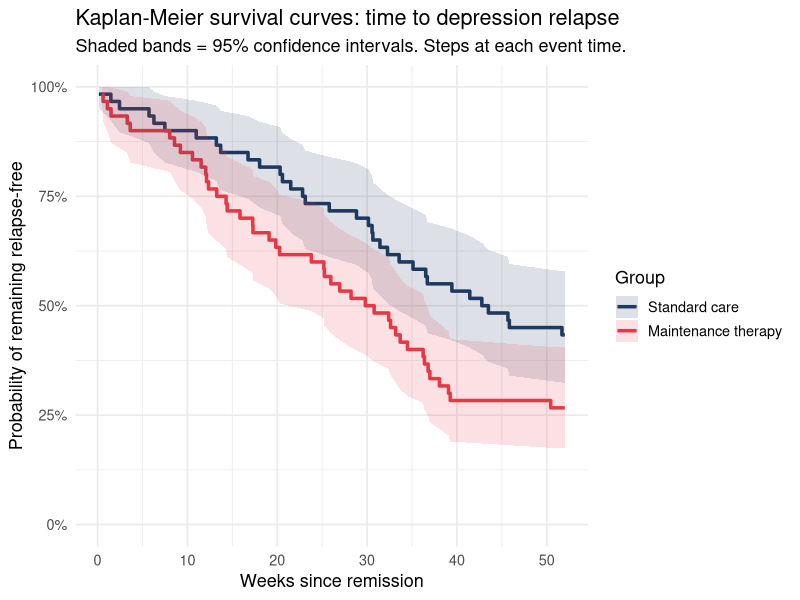
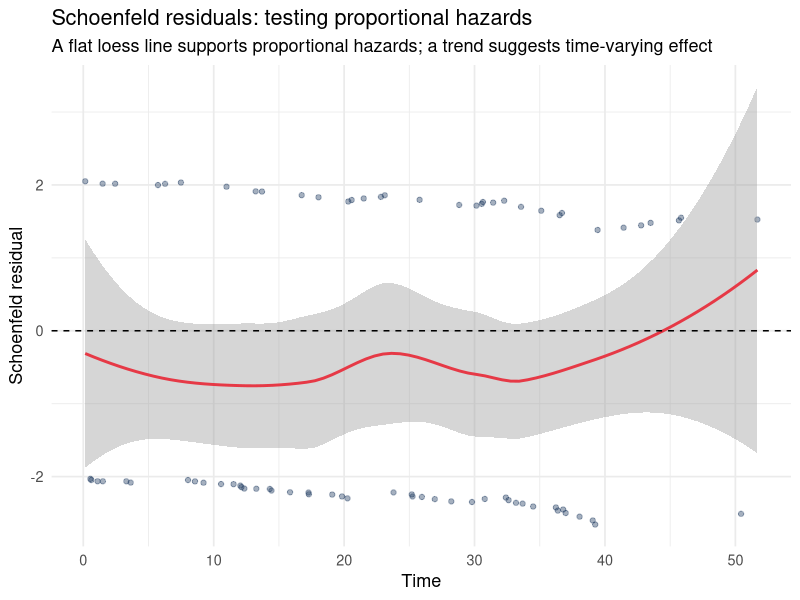

Write R code to recreate these figures, in order.
## ---- chunk 1
library(tidyverse)
library(survival)
library(survminer)
library(broom)
library(patchwork)
set.seed(2024)
## ---- chunk 2
n_patients <- 120
treatment  <- rep(c(0, 1), each = n_patients / 2)

# True relapse times: exponential with treatment-dependent rate
set.seed(2024)
rate_control  <- 0.025  # average relapse ~40 weeks
rate_treatment <- 0.012  # treatment roughly halves the rate

relapse_time <- ifelse(
  treatment == 0,
  rexp(n_patients, rate = rate_control),
  rexp(n_patients, rate = rate_treatment)
)

# Censoring at week 52
follow_up  <- 52
event_time <- pmin(relapse_time, follow_up)
event      <- as.integer(relapse_time <= follow_up)

df_surv <- tibble(
  patient   = 1:n_patients,
  time      = event_time,
  event     = event,
  treatment = factor(treatment, labels = c("Standard care", "Maintenance therapy"))
)

# Quick summary
df_surv |>
  group_by(treatment) |>
  summarise(
    n_events  = sum(event),
    n_censored = sum(1 - event),
    median_time = median(time[event == 1]),
    .groups = "drop"
  ) |>
  knitr::kable(caption = "Event summary by treatment group")
## ---- chunk 3
km_fit <- survfit(
  Surv(time, event) ~ treatment,
  data = df_surv
)

# Base R version for reproducibility
plot_data <- broom::tidy(km_fit)

ggplot(plot_data, aes(x = time, y = estimate, color = strata, fill = strata)) +
  geom_step(linewidth = 1.2) +
  geom_ribbon(aes(ymin = conf.low, ymax = conf.high), alpha = 0.15, color = NA) +
  scale_color_manual(
    values = c("#1e3a5f", "#e63946"),
    labels = c("Standard care", "Maintenance therapy")
  ) +
  scale_fill_manual(
    values = c("#1e3a5f", "#e63946"),
    labels = c("Standard care", "Maintenance therapy")
  ) +
  scale_y_continuous(limits = c(0, 1), labels = scales::percent_format()) +
  labs(
    title    = "Kaplan-Meier survival curves: time to depression relapse",
    subtitle = "Shaded bands = 95% confidence intervals. Steps at each event time.",
    x = "Weeks since remission",
    y = "Probability of remaining relapse-free",
    color = "Group", fill = "Group"
  ) +
  theme_minimal(base_size = 13)
## ---- chunk 4
logrank_test <- survdiff(Surv(time, event) ~ treatment, data = df_surv)
logrank_test
## ---- chunk 5
cox_model <- coxph(
  Surv(time, event) ~ treatment,
  data = df_surv
)

broom::tidy(cox_model, exponentiate = TRUE, conf.int = TRUE) |>
  select(term, estimate, conf.low, conf.high, p.value) |>
  knitr::kable(
    digits = 3,
    caption = "Cox model: hazard ratios. HR < 1 means lower hazard (better prognosis) in treatment group."
  )
## ---- chunk 6
cox_test <- cox.zph(cox_model)
cox_test

# Schoenfeld residual plot
ggplot(
  data.frame(
    time     = cox_test$time,
    residual = cox_test$y[, 1]
  ),
  aes(x = time, y = residual)
) +
  geom_point(alpha = 0.4, color = "#1e3a5f") +
  geom_smooth(method = "loess", color = "#e63946", se = TRUE) +
  geom_hline(yintercept = 0, linetype = "dashed") +
  labs(
    title    = "Schoenfeld residuals: testing proportional hazards",
    subtitle = "A flat loess line supports proportional hazards; a trend suggests time-varying effect",
    x = "Time", y = "Schoenfeld residual"
  ) +
  theme_minimal(base_size = 13)
## ---- chunk 7
n_hospitals  <- 15
n_per_hosp   <- 8  # patients per hospital
n_total      <- n_hospitals * n_per_hosp

hospital     <- rep(1:n_hospitals, each = n_per_hosp)
treatment_h  <- rep(rep(c(0, 1), each = n_per_hosp / 2), n_hospitals)

# Hospital-level frailty (Gamma distributed, mean=1)
hospital_frailty <- rgamma(n_hospitals, shape = 2, rate = 2)  # var = 0.5

# Patient-level times
base_rate   <- 0.02
indiv_time  <- rexp(
  n_total,
  rate = base_rate * hospital_frailty[hospital] * exp(-0.5 * treatment_h)
)

event_frailty <- as.integer(indiv_time <= follow_up)
time_frailty  <- pmin(indiv_time, follow_up)

df_frailty <- tibble(
  patient    = 1:n_total,
  hospital   = factor(hospital),
  time       = time_frailty,
  event      = event_frailty,
  treatment  = factor(treatment_h, labels = c("Control", "Treatment"))
)
## ---- chunk 8
cox_frailty <- coxph(
  Surv(time, event) ~ treatment + frailty(hospital, distribution = "gamma"),
  data = df_frailty
)

summary(cox_frailty)
